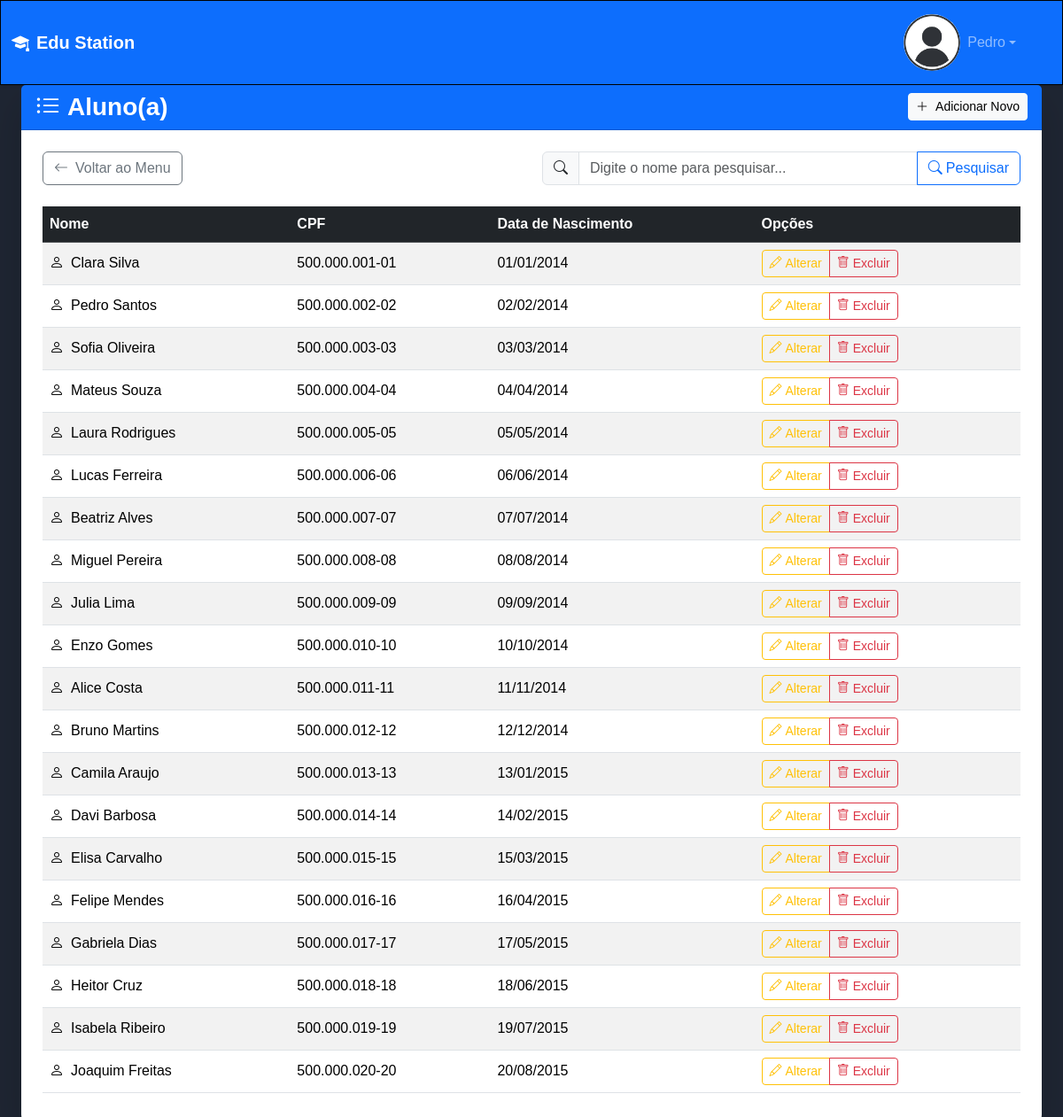
Page /aluno/ (signed in) on the committed database.
### aluno/models.py (models this page shows, shortened)
class Aluno(models.Model):
    user = models.OneToOneField(User, on_delete=models.CASCADE, primary_key=True)
    cpf = models.CharField(max_length=14, unique=True)
    data_nasc = models.DateField(default=datetime.date.today)
    turma = models.ForeignKey(
        Turma,
        on_delete=models.SET_NULL,
        null=True,
        blank=True,
        related_name='alunos'
    )
    class Meta:
        verbose_name = 'Aluno(a)'

### aluno/views.py (the view)
# urls.py: path('aluno/', include('aluno.urls')),
@login_required(login_url='loginInicio:login_usuario')
def aluno(request):
    if request.method == 'GET':
        data_static = {
            'css': '/css/baseListagem.css',
            'js': 'javascript/alunoListar.js',
            'titulo': 'Aluno(a)',
            'link': 'aluno:cadAluno',
            'th_tabela': ['Nome', 'CPF', 'Data de Nascimento', 'Opções'],
            'td_links': {
                'Alterar':'aluno:altAluno',
                'Excluir':'aluno:excluirAluno'
            }
        }
        alunos = Aluno.objects.all()
        alunos_data = [
            {
            'id': aluno.pk,
            'nome': aluno.user.first_name + ' ' + aluno.user.last_name,
            'cpf': aluno.cpf,
            'data_nascimento': aluno.data_nasc.strftime('%d/%m/%Y')
            } for aluno in alunos
        ]
        return render(request, 'baseListagem.html', {'data_static': data_static,
                                                     'data_cadastros': alunos_data})

### WorkStationSchool/templates/baseListagem.html (shortened to what this page needs)
{% extends "base.html" %}
{% load static %}
{% block main %}
<div class="container-fluid h-100 d-flex flex-column">
    <div class="row flex-grow-1">
        <div class="col-12 d-flex flex-column">
            <div class="card shadow-lg border-0 rounded-4 flex-grow-1 d-flex flex-column">
                <div class="card-header bg-primary text-white">
                    <div class="row align-items-center">
                        <div class="col">
                            <h3 class="mb-0 fw-bold">
                                <i class="bi bi-list-ul me-2"></i>{{data_static.titulo}}
                            </h3>
                        </div>
                        {% if data_static.link %}
                        <div class="col-auto">
                            <a href='{% url data_static.link %}' class="btn btn-light btn-sm">
                                <i class="bi bi-plus-lg me-2"></i>Adicionar Novo
                            </a>
                        </div>
                        {% endif %}
                    </div>
                </div>
                <div class="card-body p-4 flex-grow-1 d-flex flex-column">
                    <div class="row mb-4 justify-content-between align-items-center">
                        <div class="col-md-4">
                            <a href="{% url 'loginInicio:inicio' %}" class="btn btn-outline-secondary">
                                <i class="bi bi-arrow-left me-2"></i>Voltar ao Menu
                            </a>
                        </div>
                        <div class="col-md-6">
                            <div class="input-group">
                                <span class="input-group-text">
                                    <i class="bi bi-search"></i>
                                </span>
                                <input type="search" class="form-control" placeholder="Digite o nome para pesquisar..." id="pesquisa">
                                <button class="btn btn-outline-primary" type="button">
                                    <i class="bi bi-search me-1"></i>Pesquisar
                                </button>
                            </div>
                        </div>
                    </div>
                    <div class="table-responsive flex-grow-1">
                        <table class="table table-hover table-striped">
                            <thead class="table-dark">
                                <tr>
                                    {% for th in data_static.th_tabela %}
                                    {% if data_static.titulo == 'Turma' and th == 'Opções'%}
                                    <th style="width: 22rem;">{{th}}</th>
                                    {% else %}
                                    <th>{{th}}</th>
                                    {% endif %}
                                    {% endfor %}
                                </tr>
                            </thead>
                            <tbody>
                                {% for data in data_cadastros %}
                                <tr id="{{data.id}}" class="align-middle">
                                    {% if data.cpf %}
                                    <td>
                                        <i class="bi bi-person me-2"></i>{{data.nome}}
                                    </td>
                                    <td>{{data.cpf}}</td>
                                    <td>{{data.data_nascimento}}</td>
                                    {% elif data.nome_disciplina %}
                                    <td>
                                        <i class="bi bi-book me-2"></i>{{data.nome_disciplina}}
                                    </td>
                                    <td>{{data.data_criacao}}</td>
                                    {% elif data.ano %}
                                    <td>
                                        <i class="bi bi-people me-2"></i>{{data.nome_turma}}
                                    </td>
                                    <td>{{data.ano}}</td>
                                    <td>{{data.data_criacao}}</td>
                                    {% endif %}
                                    <td>
                                        {% if data.links %}
                                        <div class="btn-group" role="group">
                                            {% for td, link_name in data.links.items %}
                                            {% if td == 'Alterar' %}
                                            <a href="#" onclick="linkMudança(event, '{% url link_name data.id %}', '{{td}}', {{data.id}})"
                                               class="btn btn-outline-warning btn-sm">
                                                <i class="bi bi-pencil me-1"></i>{{td}}
                                            </a>
                                            {% elif td == 'Excluir' %}
                                            <a href="#" onclick="linkMudança(event, '{% url link_name data.id %}', '{{td}}', {{data.id}})"
                                               class="btn btn-outline-danger btn-sm">
                                                <i class="bi bi-trash me-1"></i>{{td}}
                                            </a>
                                            {% elif 'Ver ' in td %}
                                            <a href="#" class="btn btn-outline-info btn-sm"
                                                        data-bs-toggle="modal"
                                                        data-bs-target="#infoPopup"
                                                        data-bs-url="{% url link_name data.id %}">
                                                <i class="bi bi-eye me-1"></i>{{td}}
                                            </a>
                                            {% else %}
                                            <a href="#" onclick="linkMudança(event, '{% url link_name data.id %}', '{{td}}', {{data.id}})"
                                               class="btn btn-outline-primary btn-sm">
                                                <i class="bi bi-gear me-1"></i>{{td}}
                                            </a>
                                            {% endif %}
                                            {% endfor %}
                                        </div>
                                        {% elif data_static.td_links %}
                                        <div class="btn-group" role="group">
                                            {% for td, link_name in data_static.td_links.items %}
                                            {% if td == 'Alterar' %}
                                            <a href="#" onclick="linkMudança(event, '{% url link_name data.id %}', '{{td}}', {{data.id}})"
                                               class="btn btn-outline-warning btn-sm">
                                                <i class="bi bi-pencil me-1"></i>{{td}}
                                            </a>
                                            {% elif td == 'Excluir' %}
                                            <a href="#" onclick="linkMudança(event, '{% url link_name data.id %}', '{{td}}', {{data.id}})"
                                               class="btn btn-outline-danger btn-sm">
                                                <i class="bi bi-trash me-1"></i>{{td}}
                                            </a>
                                            {% else %}
                                            <a href="#" onclick="linkMudança(event, '{% url link_name data.id %}', '{{td}}', {{data.id}})"
                                               class="btn btn-outline-primary btn-sm">
                                                <i class="bi bi-gear me-1"></i>{{td}}
                                            </a>
                                            {% endif %}
                                            {% endfor %}
                                        </div>
                                        {% endif %}
                                    </td>
                                </tr>
                                {% empty %}
                                <tr>
                                    <td colspan="{{data_static.th_tabela|length}}" class="text-center text-muted py-4">
                                        <i class="bi bi-inbox me-2"></i>Nenhum registro encontrado
                                    </td>
                                </tr>
                                {% endfor %}
                            </tbody>
                        </table>
                    </div>
                </div>
            </div>
        </div>
    </div>
</div>
{% endblock main %}

### loginInicio/templates/base.html (shortened to what this page needs)
{% load static %}
<!DOCTYPE html>
<html lang="pt-br">
<head>
    <link href="https://cdn.jsdelivr.net/npm/bootstrap@5.3.2/dist/css/bootstrap.min.css" rel="stylesheet">
    <link rel="stylesheet" href="https://cdn.jsdelivr.net/npm/bootstrap-icons@1.11.1/font/bootstrap-icons.css">
    <link rel="stylesheet" href={% static "css/base.css" %}>
</head>
<body class="bg-light d-flex flex-column" style="height: 100vh;">
    <nav class="navbar navbar-expand-lg navbar-dark bg-primary shadow-sm">
        <div class="container-fluid">
            <a class="navbar-brand fw-bold" href={% url "loginInicio:inicio" %}>
                <i class="bi bi-mortarboard-fill me-2"></i>Edu Station
            {% if user.is_authenticated %}
            <div class="navbar-nav ms-auto">
                <div class="nav-item dropdown">
                    <a class="nav-link dropdown-toggle d-flex align-items-center" href="#" role="button" data-bs-toggle="dropdown">
                        <img src={% static "img/icone_perfil.jpg" %} alt="perfil" class="rounded-circle me-2" width="32" height="64">
                        <span class="d-none d-md-inline">{{ user.first_name|default:user.username }}</span>
                    </a>
                </div>
            </div>
            {% endif %}
        </div>
    </nav>
    <main class="container-fluid flex-grow-1 d-flex flex-column" style="overflow-y: auto;">
        {% block main %}
        {% endblock main %}
    </main>
</body>
</html>

### static/css/base.css (style rules this page uses)
:root { --cor-infos: #51A3A3; --cor-main: #1F2633; --cor-links: black; --borda: 1px black solid; }
* { font-family: Arial, Helvetica, sans-serif; margin: 0; padding: 0; box-sizing: border-box; list-style: none; text-decoration: none; }
a { color: var(--cor-links); }

### rows in the picture
Aluno: cpf "500.000.001-01"
Aluno: cpf "500.000.002-02"
Aluno: cpf "500.000.003-03"
Aluno: cpf "500.000.004-04"
Aluno: cpf "500.000.005-05"
Aluno: cpf "500.000.006-06"
Aluno: cpf "500.000.007-07"
Aluno: cpf "500.000.008-08"
Aluno: cpf "500.000.009-09"
Aluno: cpf "500.000.010-10"
Aluno: cpf "500.000.011-11"
Aluno: cpf "500.000.012-12"
Aluno: cpf "500.000.013-13"
Aluno: cpf "500.000.014-14"
Aluno: cpf "500.000.015-15"
Aluno: cpf "500.000.016-16"
Aluno: cpf "500.000.017-17"
Aluno: cpf "500.000.018-18"
Aluno: cpf "500.000.019-19"
Aluno: cpf "500.000.020-20"

### other values in the picture
{{ user.first_name|default:user.username }} "Pedro"
{{ data_static.titulo }} "Aluno(a)"
{{ th }} "Nome" "CPF" "Data de Nascimento" "Opções"
{{ data.nome }} "Clara Silva" "Pedro Santos" "Sofia Oliveira" "Mateus Souza" "Laura Rodrigues" "Lucas Ferreira" "Beatriz Alves" "Miguel Pereira" "Julia Lima" "Enzo Gomes" "Alice Costa" "Bruno Martins" "Camila Araujo" "Davi Barbosa" "Elisa Carvalho" "Felipe Mendes" "Gabriela Dias" "Heitor Cruz" "Isabela Ribeiro" "Joaquim Freitas"
{{ data.data_nascimento }} "01/01/2014" "02/02/2014" "03/03/2014" "04/04/2014" "05/05/2014" "06/06/2014" "07/07/2014" "08/08/2014" "09/09/2014" "10/10/2014" "11/11/2014" "12/12/2014" "13/01/2015" "14/02/2015" "15/03/2015" "16/04/2015" "17/05/2015" "18/06/2015" "19/07/2015" "20/08/2015"
{{ td }} "Alterar" "Alterar" "Alterar" "Alterar" "Alterar" "Alterar" "Alterar" "Alterar" "Alterar" "Alterar" "Alterar" "Alterar" "Alterar" "Alterar" "Alterar" "Alterar" "Alterar" "Alterar" "Alterar" "Alterar"
{{ td }} "Excluir" "Excluir" "Excluir" "Excluir" "Excluir" "Excluir" "Excluir" "Excluir" "Excluir" "Excluir" "Excluir" "Excluir" "Excluir" "Excluir" "Excluir" "Excluir" "Excluir" "Excluir" "Excluir" "Excluir"
